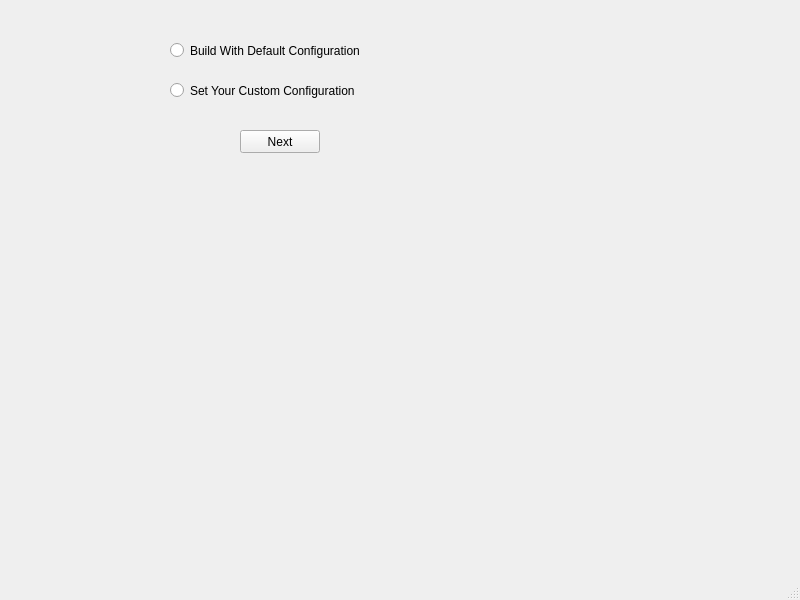
<?xml version="1.0" encoding="UTF-8"?>
<ui version="4.0">
 <class>SelectConfig</class>
 <widget class="QMainWindow" name="SelectConfig">
  <property name="geometry">
   <rect>
    <x>0</x>
    <y>0</y>
    <width>800</width>
    <height>600</height>
   </rect>
  </property>
  <property name="windowTitle">
   <string>MainWindow</string>
  </property>
  <widget class="QWidget" name="centralwidget">
   <widget class="QRadioButton" name="default_config_radioButton">
    <property name="geometry">
     <rect>
      <x>170</x>
      <y>40</y>
      <width>241</width>
      <height>21</height>
     </rect>
    </property>
    <property name="text">
     <string>Build With Default Configuration</string>
    </property>
   </widget>
   <widget class="QRadioButton" name="custom_config_radioButton">
    <property name="geometry">
     <rect>
      <x>170</x>
      <y>80</y>
      <width>231</width>
      <height>21</height>
     </rect>
    </property>
    <property name="text">
     <string>Set Your Custom Configuration</string>
    </property>
   </widget>
   <widget class="QPushButton" name="next_b">
    <property name="geometry">
     <rect>
      <x>240</x>
      <y>130</y>
      <width>80</width>
      <height>23</height>
     </rect>
    </property>
    <property name="text">
     <string>Next</string>
    </property>
   </widget>
  </widget>
  <widget class="QMenuBar" name="menubar">
   <property name="geometry">
    <rect>
     <x>0</x>
     <y>0</y>
     <width>800</width>
     <height>20</height>
    </rect>
   </property>
  </widget>
  <widget class="QStatusBar" name="statusbar"/>
 </widget>
 <resources/>
 <connections/>
</ui>
